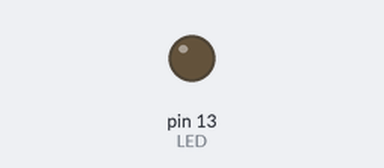
The sketch below on a simulated Arduino Uno, built with avr-gcc and run on an emulated ATmega328P. On the bench: output pins drawn as LEDs (lit = HIGH).

Above: at 2.8 s.
At 7.65 s:
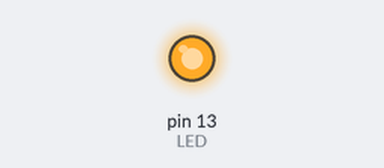
Timing chart, 0 to 8.0 s (numbered marks = the images above):
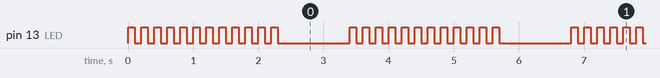

Measured:
- by itself, pin 13 (LED): moves between LOW and HIGH, repeating every 3.4 s

The sketch:

project10.ino
```cpp
// Project 10 - Creating a Function to Set the Number of Blinks

#define LED 13

void setup()
{
  pinMode(LED, OUTPUT);
}

void blinkLED(int cycles, int del)
{
  for ( int z = 0 ; z < cycles ; z++ )
  {
    digitalWrite(LED, HIGH);
    delay(del);
    digitalWrite(LED, LOW);
    delay(del);
  }
}

void loop()
{
  blinkLED(12, 100);
  delay(1000);
}
```
